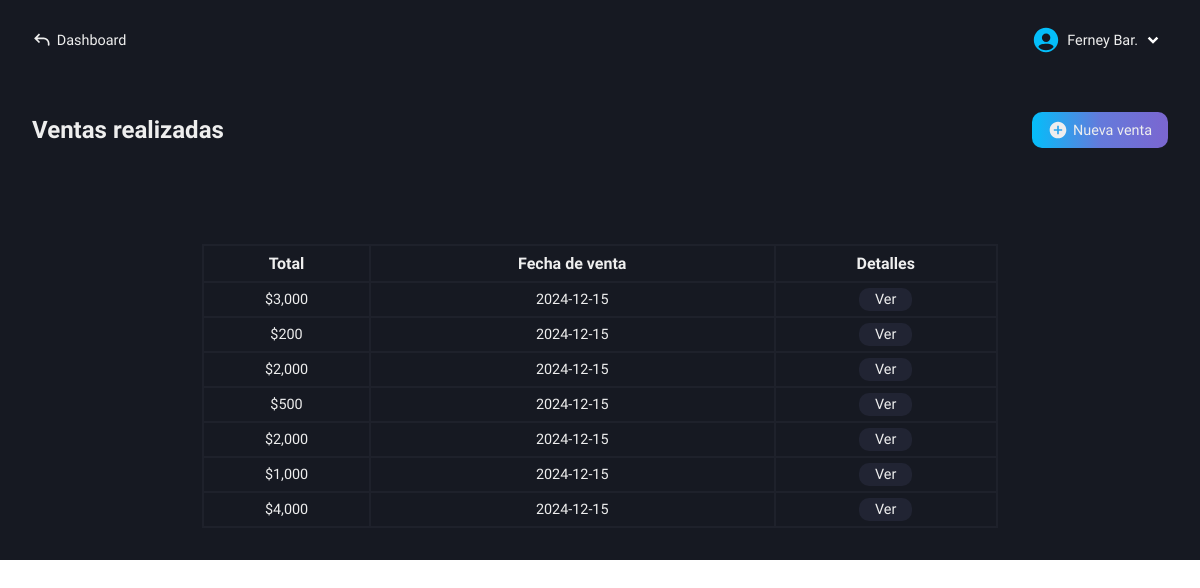
The app's page /roles/store/sales/sales-made.php (signed in), older data.
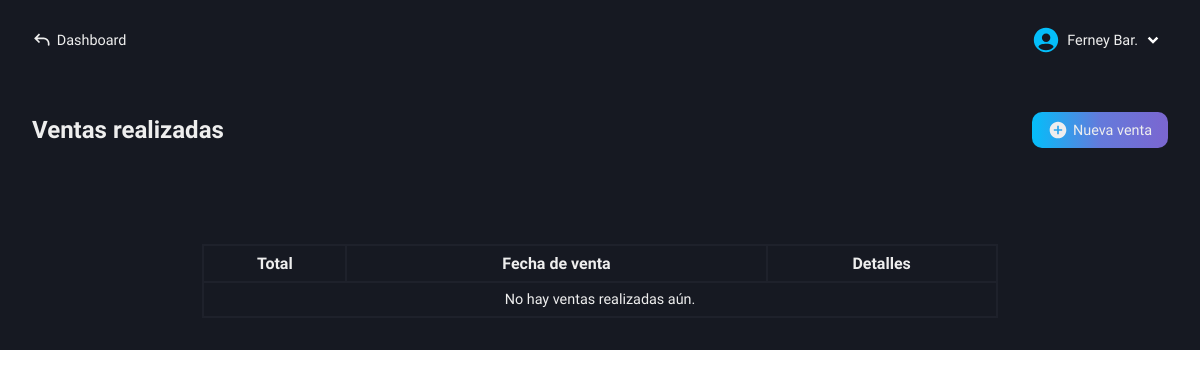
The same page, newer data.
### tables this page shows
CREATE TABLE `users` (
  `id` int(11) NOT NULL AUTO_INCREMENT,
  `name` varchar(100) NOT NULL,
  `lastname` varchar(100) NOT NULL,
  `email` varchar(100) NOT NULL,
  `phone_number` varchar(100) NOT NULL,
  `pass` varchar(100) NOT NULL,
  `name_business` varchar(100) NOT NULL,
  `role` varchar(100) NOT NULL,
  PRIMARY KEY (`id`)
);

CREATE TABLE `sales` (
  `id` int(11) NOT NULL AUTO_INCREMENT,
  `total_amount` int(11) NOT NULL,
  `sale_date` date NOT NULL,
  `user_email` varchar(100) NOT NULL,
  `name_business` varchar(100) NOT NULL,
  `phone_number` varchar(100) NOT NULL,
  PRIMARY KEY (`id`)
);

### roles/store/sales/sales-made.php (the view, shortened to what this page needs)
<!DOCTYPE html>
<html lang="es">
<head>
    <link rel="stylesheet" href="../../../css/store/sales-made.css">
    <?php
        include("../../../conexion.php");
        if (isset($_SESSION['user_id'])) {
            $id_user = $_SESSION['user_id'];
        } else {
            header("Location: ../../../index.php");
            exit();
        }
    ?>
</head>
<body>
    <main class="main">
        <nav class="nav-dash">
            <a href="../../dashboard-store.php" class="go-dash">
                <svg xmlns="http://www.w3.org/2000/svg" width="20" height="20" viewBox="0 0 24 24"><path fill="#eee" d="m4 10l-.707.707L2.586 10l.707-.707zm17 8a1 1 0 1 1-2 0zM8.293 15.707l-5-5l1.414-1.414l5 5zm-5-6.414l5-5l1.414 1.414l-5 5zM4 9h10v2H4zm17 7v2h-2v-2zm-7-7a7 7 0 0 1 7 7h-2a5 5 0 0 0-5-5z"/></svg>
                <p>Dashboard</p>
            </a>
            <div class="user-modal">
                <div class="username">
                    <div class="name-down">
                        <?php
                            $queryData = "SELECT name, lastname FROM users WHERE id = $id_user";
                            $result = mysqli_query($conexion, $queryData);
                            $rowData = mysqli_fetch_assoc($result);
                            echo "<p class='name'>" . $rowData['name'] . ' ' . substr($rowData['lastname'], 0, 3) . ".</p>";
                        ?>
                        <img src="../../../svg/down-arrow.svg" alt="">
                    </div>
                </div>
            </div>
        </nav>
        <section class="new-sale-products" id="hidden-modal">
            <div class="new-sale">
                <div class="tlt-button">
                    <h2 class="tlt-function">Ventas realizadas</h2>
                    <a href="new-sale.php" class="btn-new-sale bg-btn">
                        <svg xmlns="http://www.w3.org/2000/svg" width="20" height="20" viewBox="0 0 24 24"><path fill="#eee" d="M12 2C6.477 2 2 6.477 2 12s4.477 10 10 10s10-4.477 10-10S17.523 2 12 2m5 11h-4v4h-2v-4H7v-2h4V7h2v4h4z"/></svg>
                        <p>Nueva venta</p>
                    </a>
                </div>
                <div class="content-table">
                    <table>
                        <tr>
                            <th>Total</th>
                            <th>Fecha de venta</th>
                            <th>Detalles</th>
                        </tr>
                        <?php
                            $querySales = "SELECT * FROM sales ORDER BY id DESC LIMIT 15";
                            $resultSales = mysqli_query($conexion, $querySales);
                            if($resultSales -> num_rows > 0) {
                                while ($row = mysqli_fetch_assoc($resultSales)){
                                    $id_sale = $row['id'];
                                    echo "<tr>
                                            <td>$" . number_format($row['total_amount'], 0) . "</td>
                                            <td>" . $row['sale_date'] . "</td>
                                            <td class='view-details'>
                                                <a href='functions/invoice-details.php?id=$id_sale'>Ver</a>
                                            </td>
                                        </tr>";
                                }
                            } else {
                                echo "<tr>
                                        <td colspan='3'>No hay ventas realizadas aún.</td>
                                      </tr>";
                            }
                        ?>
                    </table>
                </div>
            </div>
        </section>
    </main>
</body>
</html>

### css/store/sales-made.css (style rules this page uses)
.main { display: grid; grid-template-columns: 1fr; grid-template-rows: 80px auto; height: 100vh; background-color: var(--color-dark-blue-gray); }
.new-sale-products { grid-column: 1 / 2; grid-row: 2 / 3; padding: 2rem; box-sizing: border-box; background-color: var(--color-dark-blue-gray); }
.new-sale { display: flex; flex-direction: column; gap: 3rem; }
.tlt-button { display: flex; align-items: center; justify-content: space-between; }
.btn-new-sale { display: flex; align-items: center; gap: .3rem; padding: .5rem 1rem; border-radius: 10px; font-size: .9rem; text-decoration: none; }
.content-table { margin-top: 3rem; }
table, th, td { border: 2px solid var(--color-slate-gray); border-collapse: collapse; }
table { width: 50%; margin: auto; }
th, td { padding: .5rem 0; text-align: center; }
td { font-size: .9rem; font-weight: 300; }
tr:nth-child(2) { animation: highlightRow 4s infinite; transition: all 0.3s ease; }
@media screen and (max-width: 1200px) { .main { height: 100%; } }
@media (max-width: 1400px) { table { width: 70%; } }
.view-details a { text-decoration: none; background-color: var(--color-dark-charcoal-blue); padding: .2rem 1rem; border-radius: 10px; }

### css/base-nav-dash.css (style rules this page uses)
* { color: #eee; }
.nav-dash { grid-column: 1 / 2; grid-row: 1 / 2; display: flex; align-items: center; justify-content: space-between; padding: 0 2rem; box-sizing: border-box; user-select: none; }
.username { display: flex; align-items: center; gap: .4rem; cursor: pointer; }
.name-down { display: flex; align-items: center; }
.name-down .name { color: #eee; font-size: .9rem; }
.go-dash { display: flex; align-items: center; gap: .3rem; text-decoration: none; }
.go-dash p { font-size: .9rem; color: #eee; }

### css/base-btn-bd.css (style rules this page uses)
.bg-btn { background: linear-gradient( 90deg, #04BEFA, #647adb, #7b66d0, #9554c9, #04BEFA ); background-size: 200%; animation: gradient-move 5s infinite; transition: transform 0.2s, box-shadow 0.2s; }

Row changes from the older to the newer data that the page shows:
removed sales: total_amount "3,000", sale_date "2024-12-15"
removed sales: total_amount "200", sale_date "2024-12-15"
removed sales: total_amount "2,000", sale_date "2024-12-15"
removed sales: total_amount "500", sale_date "2024-12-15"
removed sales: total_amount "2,000", sale_date "2024-12-15"
removed sales: total_amount "1,000", sale_date "2024-12-15"
removed sales: total_amount "4,000", sale_date "2024-12-15"
Text that changed along with them:
text now shown: "No hay ventas realizadas aún."
